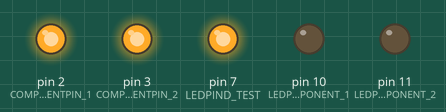
Simulated run of this sketch. Board: Arduino Uno, built with avr-gcc and run on an emulated ATmega328P. On the bench: output pins drawn as LEDs (lit = HIGH). What the sketch prints to the serial monitor is not drawn.

Above: at 0.1 s.
Timing chart, 0 to 1.7 s (numbered marks = the images above):
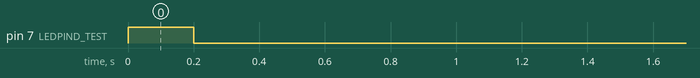

The sketch:

SensorController2_v8.0.ino
```cpp
#include <ArduinoJson.h>  // JSON Parser library

#define MICROCONTROLLERID "2" // each mc will have its unique ID (MICROCONTROLLERID)

// Start - cycle time variables
long cycleTimeInitialMillis = 0;
long cycleTimeEndMillis = 0;
long cycleTimeMillis = 0;
long previousMillis = 0;        // will store last time LED was updated
long previousMillisComp1 = 0;
long previousMillisComp2 = 0;
long  previousMillisCompD = 0;        // will store last time LED was updated

#define UPDATEFREQUENCYCOMPONENT_D 10000   // device update

// End - cycle time variables

// Start - Incoming serial stream variables
String commandString = "";//Serial.print
// End - Incoming serial stream variables


// Start - component 2: Light  variables
#define COMPONENTID_1 "1"
#define COMPONENTDESC_1 "Light"

#define COMPONENTPIN_1 2

#define LEDPIND_COMPONENT_1 10
#define UPDATEFREQUENCYCOMPONENT_1 13000
// End - component 2: Light variables

// Start - component 2: Light  variables
#define COMPONENTID_2 "2"
#define COMPONENTDESC_2 "Light"

#define COMPONENTPIN_2 3
#define LEDPIND_COMPONENT_2 11
#define UPDATEFREQUENCYCOMPONENT_2 14000

// End - component 2: Light variables

//TEST LED
#define LEDPIND_TEST 7


// JSON parameters: mcId:integrer , compId:integer , desc:String , action:String, value:String

void setup() {
  // initialize digital pin 13 as an output.
  Serial.begin(9600);

  // Start - initilising pins for component 1
  pinMode(LEDPIND_COMPONENT_1, OUTPUT);
  pinMode(COMPONENTPIN_1, OUTPUT);
  digitalWrite(LEDPIND_COMPONENT_1, LOW);
  digitalWrite(COMPONENTPIN_1, HIGH);
  // End - initilising pins for component 1

  // Start - initilising pins for component 2
  pinMode(LEDPIND_COMPONENT_2, OUTPUT);
  pinMode(COMPONENTPIN_2, OUTPUT);
  digitalWrite(LEDPIND_COMPONENT_2, LOW);
  digitalWrite(COMPONENTPIN_2, HIGH);
  // End - initilising pins for component 2

  // Start - initilising pins for LED Test
  pinMode(LEDPIND_TEST, OUTPUT);
  digitalWrite(LEDPIND_TEST, HIGH);
  delay(200);
  digitalWrite(LEDPIND_TEST, LOW);
  delay(200);
  // End - initilising pins for LED Test


  // Advertise presense
  getDeviceId();
  delay(1000);
  getDeviceId();
  delay(1000);
  getDeviceId();
  delay(1000);

  getComponents();
  delay(1000);
  getComponents();
  delay(1000);
  getComponents();
  delay(1000);
}


void loop() {

  cycleTimeInitialMillis = millis(); // loop start time

  while (Serial.available()) {
    //blinkLed(13, 1000);
    delay(3);
    char c = Serial.read();
    if ( c != 0) {
      commandString += c;
      if (c == '\n') {
        break;
      }
    }
  }

  if (commandString != "") {
    StaticJsonBuffer<200> jsonMessageInBuffer;
    char charBuf[100];
    commandString.toCharArray(charBuf, 100) ;
    JsonObject& messageInRoot = jsonMessageInBuffer.parseObject(charBuf); ;

    // display message to Serialfor debugging
#if 0
    messageInRoot.printTo(Serial);
    Serial.print("\n");
#endif

    String mcId = messageInRoot["m"];
    String compId = messageInRoot["c"];
    String desc = messageInRoot["d"];
    String action = messageInRoot["a"];
    String value = messageInRoot["v"];

    if (mcId == MICROCONTROLLERID ) {
      if ( action == "GET") {
        getComponentState(messageInRoot);
      } else if ( action == "SET") {
        setComponentState(messageInRoot);
      }  else if ( action == "DISCO_COMPS") {
//        Serial.println("test");
        getComponents();
//        Serial.println("test");

      }
    }


    if (action == "BROADCAST") {

      StaticJsonBuffer<200> jsonMessageBroadcastBuffer;
      JsonObject& messageBCRoot = jsonMessageBroadcastBuffer.createObject();

      messageBCRoot["m"] = MICROCONTROLLERID;
      messageBCRoot["c"] = COMPONENTID_1;
      messageBCRoot["d"] = COMPONENTDESC_1;
      messageBCRoot["a"] = "GET";
      messageBCRoot["v"] = "";
      getComponentState(messageBCRoot);

      messageBCRoot["m"] = MICROCONTROLLERID;
      messageBCRoot["c"] = COMPONENTID_2;
      messageBCRoot["d"] = COMPONENTDESC_2;
      messageBCRoot["a"] = "GET";
      messageBCRoot["v"] = "";
      getComponentState(messageBCRoot);
    }

    if (action == "TESTALL") { // blink
      for (int i = 0; i < 10; i++) {
        digitalWrite(LEDPIND_TEST, HIGH);
        delay(100);
        digitalWrite(LEDPIND_TEST, LOW);
        delay(100);
      }

    }

    if ( action == "DISCO_DEVICES") {

      getDeviceId();
    }

  }


  // regular broadcast of temperature every UPDATEFREQUENCYCOMPONENT_2 milliseconds

  unsigned long currentMillis = millis();
  if (currentMillis - previousMillisComp1 > UPDATEFREQUENCYCOMPONENT_1) {
    // save the last time you blinked the LED
    previousMillisComp1 = currentMillis;

    StaticJsonBuffer<200> jsonMessageOutBuffer;
    JsonObject& messageOutRoot = jsonMessageOutBuffer.createObject();

    messageOutRoot["m"] = MICROCONTROLLERID;
    messageOutRoot["c"] = COMPONENTID_1;
    messageOutRoot["d"] = COMPONENTDESC_1;
    messageOutRoot["a"] = "PUSH";
    messageOutRoot["v"] = "";
    getComponentState(messageOutRoot);

  }

  // regular update for temperature


  // regular broadcast of temperature every UPDATEFREQUENCYCOMPONENT_2 milliseconds

  currentMillis = millis();
  if (currentMillis - previousMillisComp2 > UPDATEFREQUENCYCOMPONENT_2) {
    // save the last time you blinked the LED
    previousMillisComp2 = currentMillis;

    StaticJsonBuffer<200> jsonMessageOutBuffer;
    JsonObject& messageOutRoot = jsonMessageOutBuffer.createObject();

    messageOutRoot["m"] = MICROCONTROLLERID;
    messageOutRoot["c"] = COMPONENTID_2;
    messageOutRoot["d"] = COMPONENTDESC_2;
    messageOutRoot["a"] = "PUSH";
    messageOutRoot["v"] = "";
    getComponentState(messageOutRoot);

  }

  // regular update for tempreture


 // regular update for device

  currentMillis = millis();
  if (currentMillis - previousMillisCompD > UPDATEFREQUENCYCOMPONENT_D) {
    // save the last time you blinked the LED
    previousMillisCompD = currentMillis;
    getDeviceId();
  }

  // regular update for device


#if 0
  cycleTimeEndMillis = millis();  // loop end time
  Serial.print("\t");
  Serial.print("cycleTimeMillis = ");
  Serial.print(cycleTimeEndMillis - cycleTimeInitialMillis);
  Serial.println("\t");
#endif
  commandString = "";  //reset comand string
}


void setComponentState(JsonObject &messageIn) {
  String mcId = messageIn["m"];
  String compId = messageIn["c"];
  String desc = messageIn["d"];
  String action = messageIn["a"];
  String value = messageIn["v"];

  if (mcId == MICROCONTROLLERID) {

    if ( compId == COMPONENTID_2 && action == "SET") {
      messageIn["d"] = COMPONENTDESC_2;


      if (value == "ON") {
        digitalWrite(COMPONENTPIN_2, LOW);
        digitalWrite(LEDPIND_COMPONENT_2, HIGH);

      } else {

        digitalWrite(COMPONENTPIN_2, HIGH);
        digitalWrite(LEDPIND_COMPONENT_2, LOW);
      }
    } else if (compId == COMPONENTID_1 && action == "SET") {
      messageIn["d"] = COMPONENTDESC_1;

      if (value == "ON") {
        digitalWrite(COMPONENTPIN_1, LOW);
        digitalWrite(LEDPIND_COMPONENT_1, HIGH);

      } else {
        digitalWrite(COMPONENTPIN_1, HIGH);
        digitalWrite(LEDPIND_COMPONENT_1, LOW);
      }
    }
    messageIn["a"] = "PULL";
    messageIn.printTo(Serial);
    Serial.print("\n");
  }

}


void getComponentState(JsonObject &messageIn) {

  String mcId = messageIn["m"];
  String compId = messageIn["c"];
  String desc = messageIn["d"];
  String action = messageIn["a"];
  String value = messageIn["v"];

  if (mcId == MICROCONTROLLERID) {
    StaticJsonBuffer<200> jsonMessageOutBuffer;
    JsonObject& messageOutRoot = jsonMessageOutBuffer.createObject();

    messageOutRoot["m"] = mcId;
    messageOutRoot["c"] = compId;

    if ( compId == COMPONENTID_1) {
      messageOutRoot["d"] = COMPONENTDESC_1;
      if (action == "GET") {
        messageOutRoot["a"] = "PULL";
      } else {
        messageOutRoot["a"] = "PUSH";
      }
      if (digitalRead(COMPONENTPIN_1) == HIGH) {
        messageOutRoot["v"] = "OFF";
      } else {
        messageOutRoot["v"] = "ON";
      }

    } else if ( compId == COMPONENTID_2 ) {
      messageOutRoot["d"] = COMPONENTDESC_2;
      if (action == "GET") {
        messageOutRoot["a"] = "PULL";
      } else {
        messageOutRoot["a"] = "PUSH";
      }
      if (digitalRead(COMPONENTPIN_2) == HIGH) {
        messageOutRoot["v"] = "OFF";
      } else {
        messageOutRoot["v"] = "ON";
      }

    }

    messageOutRoot.printTo(Serial);
    Serial.print("\n");
  }
}


void getComponents() {

  StaticJsonBuffer<200> jsonBuffer;
  JsonObject& object = jsonBuffer.createObject();

  object["m"] = MICROCONTROLLERID;
  object["c"] = COMPONENTID_1;
  object["d"] = COMPONENTDESC_1;
  object["a"] = "COMPS";
  object["v"] = "Digital Switches";

  object.printTo(Serial);
  Serial.print("\n");

  object["m"] = MICROCONTROLLERID;
  object["c"] = COMPONENTID_2;
  object["d"] = COMPONENTDESC_2;
  object["a"] = "COMPS";
  object["v"] = "Digital Switches";

  object.printTo(Serial);
  Serial.print("\n");


}


void getDeviceId() {
  StaticJsonBuffer<200> jsonMessageBroadcastBuffer;
  JsonObject& messageBCRoot = jsonMessageBroadcastBuffer.createObject();

  messageBCRoot["m"] = MICROCONTROLLERID;
  messageBCRoot["c"] = "";
  messageBCRoot["d"] = "Arduino Uno";
  messageBCRoot["a"] = "DEVICES";
  messageBCRoot["v"] = MICROCONTROLLERID;

  messageBCRoot.printTo(Serial);
  Serial.print("\n");
}
```
